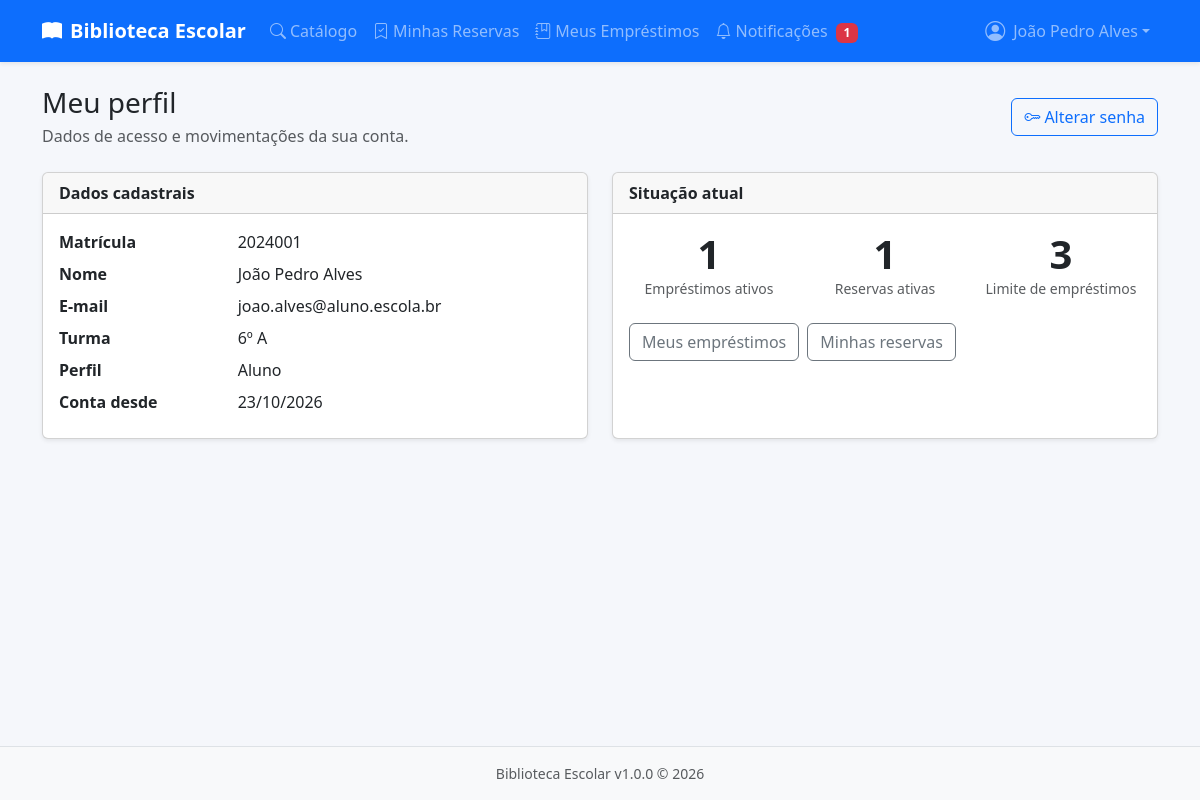
The app's page /public/perfil.php (signed in) with its own data.
### tables this page shows
CREATE TABLE IF NOT EXISTS `usuarios` (
    `id` INT UNSIGNED NOT NULL AUTO_INCREMENT,
    `matricula` VARCHAR(20) NOT NULL,
    `nome` VARCHAR(120) NOT NULL,
    `email` VARCHAR(150) DEFAULT NULL,
    `turma` VARCHAR(20) DEFAULT NULL,
    `senha_hash` VARCHAR(255) NOT NULL,
    `tipo` ENUM('aluno','bibliotecario') NOT NULL DEFAULT 'aluno',
    `ativo` TINYINT(1) NOT NULL DEFAULT 1,
    `suspenso_ate` DATE DEFAULT NULL,
    `criado_em` TIMESTAMP NOT NULL DEFAULT CURRENT_TIMESTAMP,
    `atualizado_em` TIMESTAMP NOT NULL DEFAULT CURRENT_TIMESTAMP ON UPDATE CURRENT_TIMESTAMP,
    PRIMARY KEY (`id`),
    UNIQUE KEY `uk_matricula` (`matricula`),
    UNIQUE KEY `uk_email` (`email`),
    KEY `idx_tipo_ativo` (`tipo`, `ativo`)
);

### app/helpers/view.php (called while the page is built, shortened)
<?php
function view(string $arquivo, array $dados = []): void {
    extract($dados);
    require VIEWS_PATH . "/{$arquivo}.php";
    $content = ob_get_clean();
    require VIEWS_PATH . '/layout.php';
}

### public/perfil.php (called while the page is built, shortened)
<?php
$db = db();
$usuario = usuario_logado();
$stmt = $db->prepare("SELECT matricula, nome, email, turma, tipo, ativo, suspenso_ate, criado_em FROM usuarios WHERE id = ?");
$stmt->execute([usuario_id()]);
$dados = $stmt->fetch() ?: [];
$stmt = $db->prepare("SELECT COUNT(*) FROM emprestimos WHERE usuario_id = ? AND data_devolucao IS NULL");
$stmt->execute([usuario_id()]);
$emprestimos_ativos = (int)$stmt->fetchColumn();
$stmt = $db->prepare("SELECT COUNT(*) FROM reservas WHERE usuario_id = ? AND status IN ('pendente','confirmada','na_fila')");
$stmt->execute([usuario_id()]);
$reservas_ativas = (int)$stmt->fetchColumn();
view('perfil', [
    'titulo' => 'Meu perfil',
    'dados' => $dados,
    'usuario' => $usuario,
    'emprestimos_ativos' => $emprestimos_ativos,
    'reservas_ativas' => $reservas_ativas,
]);

### app/helpers/functions.php (called while the page is built, shortened)
<?php
function e(string $value): string {
    return htmlspecialchars($value, ENT_QUOTES, 'UTF-8');
}
function url(string $caminho = ''): string {
    $base = rtrim(APP_URL, '/');
    return $base . '/' . ltrim($caminho, '/');
}
function usuario_logado(): ?array {
    return $_SESSION['usuario'] ?? null;
}
function usuario_tipo(): ?string {
    return $_SESSION['usuario']['tipo'] ?? null;
}
function is_aluno(): bool {
    return usuario_tipo() === 'aluno';
}
function format_date(?string $date, string $format = 'd/m/Y'): string {
    try {
        return (new DateTime($date))->format($format);
    } catch (Exception) {
        return '-';
    }
}
function notificacoes_nao_lidas(int $usuario_id): int {
    $db = db();
    $stmt = $db->prepare("SELECT COUNT(*) FROM notificacoes WHERE usuario_id = ? AND lida = 0");
    $stmt->execute([$usuario_id]);
    return (int)$stmt->fetchColumn();
}

### views/perfil.php (the view, shortened to what this page needs)
<div class="d-flex flex-wrap justify-content-between align-items-center mb-4">
  <div>
    <h1 class="h3 mb-1">Meu perfil</h1>
    <p class="text-muted mb-0">Dados de acesso e movimentações da sua conta.</p>
  </div>
  <a href="<?= url('alterar-senha.php') ?>" class="btn btn-outline-primary"><i class="bi bi-key me-1"></i>Alterar senha</a>
</div>
<div class="row g-4">
  <div class="col-lg-6">
    <div class="card shadow-sm h-100">
      <div class="card-header fw-semibold">Dados cadastrais</div>
      <div class="card-body">
        <dl class="row mb-0">
          <dt class="col-sm-4">Matrícula</dt>
          <dd class="col-sm-8"><?= e($dados['matricula'] ?? '-') ?></dd>
          <dt class="col-sm-4">Nome</dt>
          <dd class="col-sm-8"><?= e($dados['nome'] ?? '-') ?></dd>
          <dt class="col-sm-4">E-mail</dt>
          <dd class="col-sm-8"><?= e($dados['email'] ?? '-') ?></dd>
          <dt class="col-sm-4">Turma</dt>
          <dd class="col-sm-8"><?= e($dados['turma'] ?? '-') ?></dd>
          <dt class="col-sm-4">Perfil</dt>
          <dd class="col-sm-8"><?= ($dados['tipo'] ?? '') === 'bibliotecario' ? 'Bibliotecário' : 'Aluno' ?></dd>
          <dt class="col-sm-4">Conta desde</dt>
          <dd class="col-sm-8"><?= e(format_date($dados['criado_em'] ?? null)) ?></dd>
        </dl>
      </div>
    </div>
  </div>
  <div class="col-lg-6">
    <div class="card shadow-sm h-100">
      <div class="card-header fw-semibold">Situação atual</div>
      <div class="card-body">
        <div class="row g-3 text-center">
          <div class="col-4">
            <div class="display-6 fw-semibold"><?= (int)$emprestimos_ativos ?></div>
            <div class="text-muted small">Empréstimos ativos</div>
          </div>
          <div class="col-4">
            <div class="display-6 fw-semibold"><?= (int)$reservas_ativas ?></div>
            <div class="text-muted small">Reservas ativas</div>
          </div>
          <div class="col-4">
            <div class="display-6 fw-semibold"><?= (int)MAX_EMPRESTIMOS_SIMULTANEOS ?></div>
            <div class="text-muted small">Limite de empréstimos</div>
          </div>
        </div>
        <div class="d-flex gap-2 mt-4">
          <a href="<?= url('meus-emprestimos.php') ?>" class="btn btn-outline-secondary">Meus empréstimos</a>
          <a href="<?= url('minhas-reservas.php') ?>" class="btn btn-outline-secondary">Minhas reservas</a>
        </div>
      </div>
    </div>
  </div>
</div>

### views/layout.php (shortened to what this page needs)
<!DOCTYPE html>
<html lang="pt-BR">
<head>
    <link href="https://cdn.jsdelivr.net/npm/bootstrap@5.3.2/dist/css/bootstrap.min.css" rel="stylesheet">
    <link href="https://cdn.jsdelivr.net/npm/bootstrap-icons@1.11.1/font/bootstrap-icons.css" rel="stylesheet">
    <link href="<?= url('assets/css/style.css') ?>" rel="stylesheet">
</head>
<body>
    <nav class="navbar navbar-expand-lg navbar-dark bg-primary shadow-sm">
        <div class="container">
            <a class="navbar-brand fw-bold" href="<?= url('index.php') ?>">
                <i class="bi bi-book-fill me-2"></i><?= APP_NAME ?>
            </a>
            <div class="collapse navbar-collapse" id="navbarNav">
                <ul class="navbar-nav me-auto mb-2 mb-lg-0">
                    <li class="nav-item">
                        <a class="nav-link" href="<?= url('catalogo.php') ?>"><i class="bi bi-search me-1"></i>Catálogo</a>
                    </li>
                    <?php if (is_aluno()): ?>
                        <li class="nav-item">
                            <a class="nav-link" href="<?= url('minhas-reservas.php') ?>"><i class="bi bi-bookmark-check me-1"></i>Minhas Reservas</a>
                        </li>
                        <li class="nav-item">
                            <a class="nav-link" href="<?= url('meus-emprestimos.php') ?>"><i class="bi bi-journal-bookmark me-1"></i>Meus Empréstimos</a>
                        </li>
                        <li class="nav-item">
                            <a class="nav-link" href="<?= url('notificacoes.php') ?>">
                                <i class="bi bi-bell me-1"></i>Notificações
                                <?php $nao_lidas = notificacoes_nao_lidas(usuario_id()); ?>
                                <?php if ($nao_lidas > 0): ?>
                                    <span class="badge bg-danger ms-1"><?= $nao_lidas ?></span>
                                <?php endif; ?>
                            </a>
                        </li>
                    <?php endif; ?>
                </ul>
                <ul class="navbar-nav">
                    <?php if (usuario_logado()): ?>
                        <li class="nav-item dropdown">
                            <a class="nav-link dropdown-toggle d-flex align-items-center" href="#" role="button" data-bs-toggle="dropdown">
                                <i class="bi bi-person-circle fs-5 me-2"></i>
                                <span class="d-none d-md-inline"><?= e(usuario_logado()['nome']) ?></span>
                            </a>
                        </li>
                    <?php else: ?>
                        <li class="nav-item">
                            <a class="nav-link" href="<?= url('login.php') ?>"><i class="bi bi-box-arrow-in-right me-1"></i>Entrar</a>
                        </li>
                    <?php endif; ?>
                </ul>
            </div>
        </div>
    </nav>
    <main class="container py-4">
        <?= $content ?>
    </main>
    <footer class="bg-light border-top py-3 mt-auto">
        <div class="container text-center text-muted small">
            <?= APP_NAME ?> v<?= APP_VERSION ?> &copy; <?= date('Y') ?>
        </div>
    </footer>
    <?= $scripts ?></body>
</html>

### public/assets/css/style.css (style rules this page uses)
:root { --be-primary: #0d6efd; --be-bg: #f5f7fb; }
body { background-color: var(--be-bg); min-height: 100vh; display: flex; flex-direction: column; }
main { flex: 1 0 auto; }
.badge { font-size: .75rem; font-weight: 600; }

### records on screen
usuarios: nome "João Pedro Alves", matricula "2024001", email "joao.alves@aluno.escola.br", turma "6º A", criado_em "23/10/2026"

### other values on screen
APP_NAME "Biblioteca Escolar"
$nao_lidas "1"
$emprestimos_ativos "1"
$reservas_ativas "1"
MAX_EMPRESTIMOS_SIMULTANEOS "3"
APP_VERSION "1.0.0"
